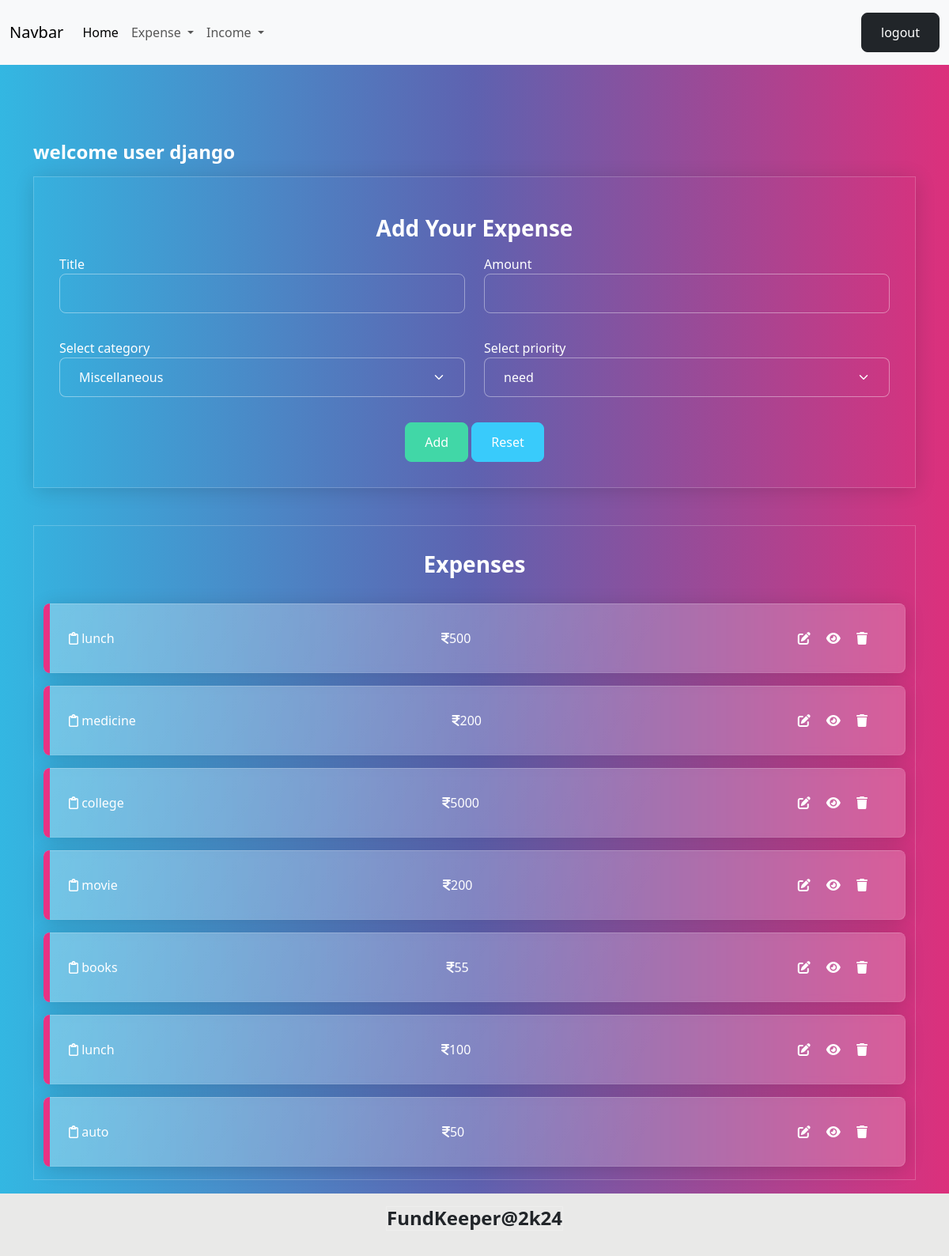
The app's page /expense/add/ (signed in) with its own data.
### budget/models.py (models this page shows, shortened)
class Expense(models.Model):
    title=models.CharField(max_length=200)
    amount=models.PositiveIntegerField()
    expense_categories = (
        ("Housing", "Housing"),
        ("Transportation", "Transportation"),
        ("Food", "Food"),
        ("Health", "Health"),
        ("Entertainment", "Entertainment"),
        ("DebtPayments", "Debt Payments"),
        ("PersonalCare", "Personal Care"),
        ("Education", "Education"),
        ("Savings", "Savings"),
        ("Miscellaneous", "Miscellaneous")
    )
    category=models.CharField(max_length=200,choices=expense_categories,default="Miscellaneous")
    user_object=models.ForeignKey(User,on_delete=models.CASCADE)
    created_date=models.DateTimeField(auto_now_add=True)
    priority_options=(
        ("need","need"),
        ("want","want")
    )
    priority=models.CharField(max_length=200,choices=priority_options,default="need")

### budget/views.py (the view, shortened to what this page needs)
# urls.py: path('expense/add/',views.ExpenseCreateView.as_view(),name="expense-add"),
@method_decorator(signin_required,name="dispatch")
class ExpenseCreateView(View):
    def get(self,request,*args,**kwargs):
        form_instance=ExpenseForm()
        qs=Expense.objects.filter(user_object=request.user).order_by("-created_date")  #desc
        return render(request,"expence_add.html",{"form":form_instance,"data":qs})

### budget/forms.py
class ExpenseForm(forms.ModelForm):
    class Meta:
        model=Expense
        exclude=("id","created_date","user_object")
        widgets={
            "title":forms.TextInput(attrs={"class":"form-control"}),
            "amount":forms.NumberInput(attrs={"class":"form-control"}),
            "category":forms.Select(attrs={"class":"form-control form-select"}),
            "priority":forms.Select(attrs={"class":"form-control form-select"})
        }

### budget/templates/expence_add.html (shortened to what this page needs)
{%extends 'base.html'%}
{%block main_block%}
<div class="container mt-5">
    <h4>welcome user {{request.user}}</h4>
    <div class="container-fluid border p-3 shadow mb-4"
    data-aos="zoom-out-up"
    data-aos-easing="ease-out-cubic"
    data-aos-duration="2000">
        <h3 class="text-center fw-bold my-2">Add Your Expense</h3>
        <form action="" method="post">
            <div class="mb-3">
               <div class="row">
                <div class="col-6">
                    <label for="">Title</label>
                    {{form.title}}
                </div>
                <div class="col-6">
                    <label for="">Amount</label>
                    {{form.amount}}
                </div>
               </div>
            </div>
            <div class="mb-3">
                <div class="row">
                 <div class="col-6">
                     <label for="">Select category</label>
                     {{form.category}}
                 </div>
                 <div class="col-6">
                     <label for="">Select priority</label>
                     {{form.priority}}
                 </div>
                </div>
             </div>
             <div class="d-flex justify-content-center">
               <div>
                <button type="submit" class="btn btn-success">Add</button>
                <button type="reset" class="btn btn-info">Reset</button>
               </div>
             </div>
        </form>
    </div>
    <div class="container-fluid border mb-5">
        <h3 class="text-center fw-bold my-3">Expenses</h3>
        {%for e in data%}
        <div class="alert alert-primary d-flex justify-content-between" role="alert" data-aos="fade-down"
        data-aos-easing="linear"
        data-aos-duration="1000">
           <div> <i class="fa-regular fa-clipboard"></i> {{e.title}}</div>
         <div>   <i class="fa-solid fa-indian-rupee-sign"></i>{{e.amount}}</div>
            <div>
                <a href="{%url 'expense-update' e.id%}" class="me-2"><i class="fa-solid fa-pen-to-square"> </i></a>
                <a href="{%url 'expense-detail' e.id%}" class="me-2"><i class="fa-solid fa-eye"></i></a>
                <a href="{%url 'expense-delete' e.id %}" class="me-2"><i class="fa-solid fa-trash"></i></a>
            </div>
          </div>
        {%endfor%}
    </div>
</div>
{%endblock%}

### budget/templates/base.html (shortened to what this page needs)
<!DOCTYPE html>
{%load static%}
<html lang="en">
<head>
  <link rel="stylesheet" href="{%static 'css/bootstrap.min.css'%}">
     <link rel="stylesheet" href="https://cdnjs.cloudflare.com/ajax/libs/font-awesome/6.5.2/css/all.min.css" />
     <link href="https://unpkg.com/aos@2.3.1/dist/aos.css" rel="stylesheet">
</head>
<body>
    <nav class="navbar navbar-expand-lg bg-body-tertiary">
        <div class="container-fluid">
          <a class="navbar-brand" href="#">Navbar</a>
          <div class="collapse navbar-collapse" id="navbarSupportedContent">
            <ul class="navbar-nav me-auto mb-2 mb-lg-0">
              <li class="nav-item">
                <a class="nav-link active" aria-current="page" href="{%url 'dashboard'%}">Home</a>
              <li class="nav-item dropdown">
                <a class="nav-link dropdown-toggle" href="#" role="button" data-bs-toggle="dropdown" aria-expanded="false">
                  Expense
                </a>
              </li>
              <li class="nav-item dropdown">
                <a class="nav-link dropdown-toggle" href="#" role="button" data-bs-toggle="dropdown" aria-expanded="false">
                  Income
                </a>
              </li>
            </ul>
            <a href="{%url 'signout' %}" class="btn btn-dark">logout</a>
          </div>
        </div>
      </nav>
    {%block main_block%}
    {%endblock%}
    <nav class="navbar fixed-bottom bg-body-secondary">
      <div class="container-fluid d-flex justify-content-center">
        <h4 class="text-center border fw-bold text-dark">FundKeeper@2k24</h4>
      </div>
    </nav>
</body>
</html>

### records on screen
Expense: title "lunch", amount "500"
Expense: title "medicine", amount "200"
Expense: title "college", amount "5000"
Expense: title "movie", amount "200"
Expense: title "books", amount "55"
Expense: title "lunch", amount "100"
Expense: title "auto", amount "50"

### other values on screen
{{ request.user }} "django"
